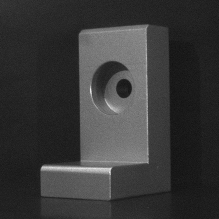
#> input picture LAB/L.png, 219 x 219 px
$ jupyter execute LAB7.ipynb
#> lines starting #> are read from the running program, lines starting #| are printed output that depends on the picture; after the words box and inside, x2 and y2 are one past the last pixel; in counts of white or black regions, pixels touching at a corner belong together
[cell 1]
import skimage.io as io
import matplotlib.pyplot as plt
import skimage as sk
import skimage.color as clr
import matplotlib as mat
import numpy as np
import scipy as sc
import glob
from skimage.filters import try_all_threshold

[cell 2]
L = io.imread('L.png')
#> L is the input picture: shape (219, 219); min 17, max 235, mean 56
plt.imshow(L,cmap='gray')

[cell 3]
L_Sobel = sk.filters.sobel(L)
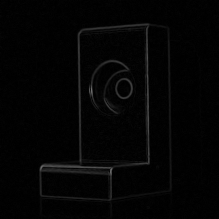
#> L_Sobel: shape (219, 219) float64; min 0, max 0.432, mean 0.0173
plt.imshow(L_Sobel,cmap='gray')

[cell 4]
treshold = 0,5
otsu = sk.filters.threshold_otsu(L_Sobel,)
#> otsu = 0.0835
L_otsu = L_Sobel<otsu
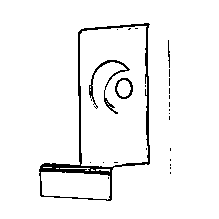
#> L_otsu: shape (219, 219) bool; 95.6% white; black in thin lines or dots, all inside (x1, y1, x2, y2) = (39, 23, 171, 201)
plt.imshow(L_otsu,cmap='gray')

[cell 5]
import inspect


fig, ax = try_all_threshold(L_Sobel, figsize=(10, 8), verbose=False)
plt.show() #ici on voit que les deux meilleurs fonctions sont Li et Isodata en revanche elle Li à était utiliser avec les paramêtres par défaut
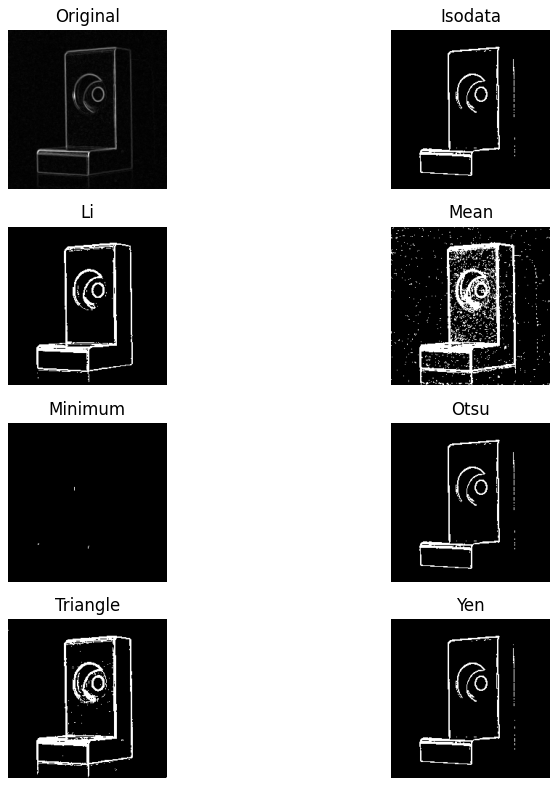
#> figure drawn by matplotlib, 8 panels

sig = inspect.signature(sk.filters.threshold_li) #utile si plus de connection pour connaitre les paramêtres d'une fonction
print(sig.parameters)

[cell 6]
L_canny = sk.feature.canny(L,sigma=1.5)
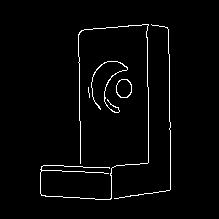
#> L_canny: shape (219, 219) bool; 2.4% white in thin lines or dots, all inside (x1, y1, x2, y2) = (40, 24, 171, 200)
plt.imshow(L_canny,cmap='gray')

[cell 7]
L_harris = sk.feature.corner_harris(L)
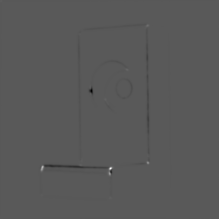
#> L_harris: shape (219, 219) float64; min -0.347, max 0.646, mean -0.000957; drawn with min black and max white
plt.imshow(L_harris,cmap='gray')

[cell 8]
L_corner = sk.feature.corner_peaks(L_harris,min_distance=20,threshold_rel=0.00099)
#> L_corner = [[168, 110], [167, 42], [162, 147], [25, 147], [69, 127], [99, 105], [164, 80], [197, 110], [195, 41], [34, 80], [99, 144]]
print(L_corner)
#| [[168 110]
#|  [167  42]
#|  [162 147]
#|  [ 25 147]
#|  [ 69 127]
#|  [ 99 105]
#|  [164  80]
#|  [197 110]
#|  [195  41]
#|  [ 34  80]
#|  [ 99 144]]
fig, ax = plt.subplots()
ax.imshow(L, cmap=plt.cm.gray)
ax.plot(L_corner[:, 1], L_corner[:, 0], color='cyan', marker='o',
        linestyle='None', markersize=6)
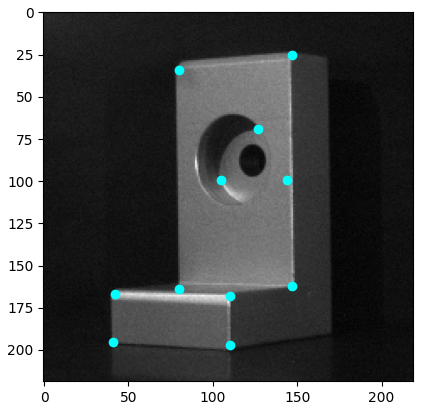
#> figure drawn by matplotlib, 1 panel

[cell 9]
h, theta, d = sk.transform.hough_line(L_canny)
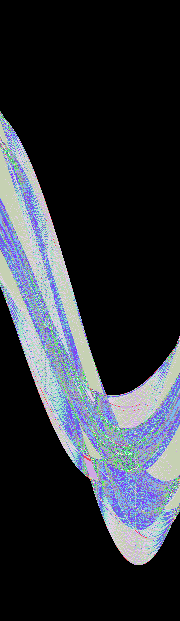
#> h: shape (621, 180) uint64; 63 distinct labels, from 0 to 113; one colour per label, 0 black
#> theta = 180 values from -1.57 to 1.55; d = 621 values from -310 to 310
fig, ax = plt.subplots(1, 2, figsize=(15, 6))
angle_step = 0.5 * np.diff(theta).mean()
#> angle_step = 0.00873
d_step = 0.5 * np.diff(d).mean()
#> d_step = 0.5
bounds = [np.rad2deg(theta[0] - angle_step),
          np.rad2deg(theta[-1] + angle_step),
          d[-1] + d_step, d[0] - d_step]
#> bounds = [-90.5, 89.5, 310.5, -310.5]
ax[0].imshow(np.log(1 + h), extent=bounds, cmap='gray', aspect=1 / 1.5)
ax[0].set_title('Hough transform')
ax[0].set_xlabel('Angles (degrees)')
ax[0].set_ylabel('Distance (pixels)')
ax[0].axis('image')
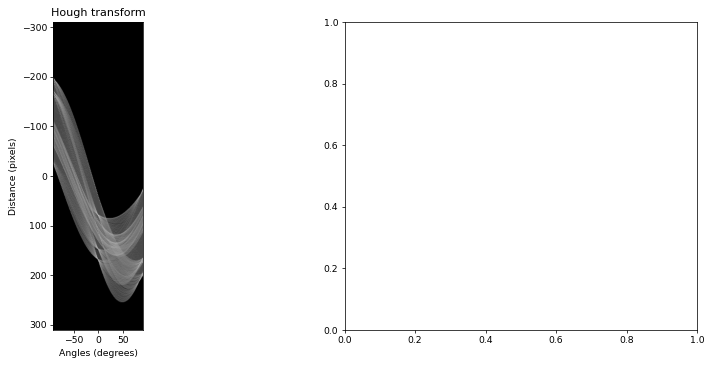
#> figure drawn by matplotlib, 1 panel
